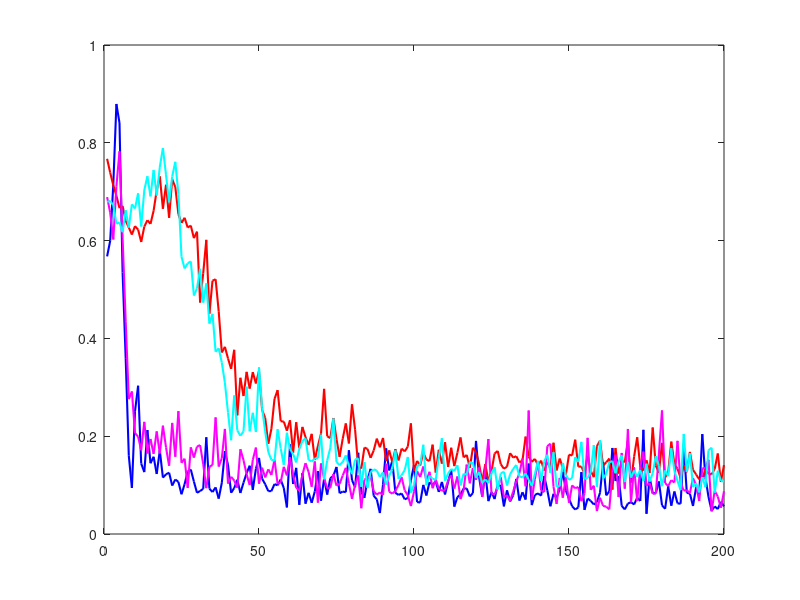

This chart was generated by the following MATLAB code: (Note: this script raises an error after producing the figure.)
clear all

% load data
load('chest_xray_loss_non_iid.mat')
% Baseline 1: CL
data_1 = chest_xray_loss_non_iid(:,1);
% Baseline 2: FL
data_2 = chest_xray_loss_non_iid(:,2);
% Sequential FedSL
data_3 = chest_xray_loss_non_iid(:,3);
% Parallel FedSL
data_4 = chest_xray_loss_non_iid(:,4);

% plot figure
figure

% draw curves with shadows
curve_1 = plot(data_1,'b-','Linewidth',1.5)
hold on
curve_2 = plot(data_2,'r-','Linewidth',1.5)
curve_3 = plot(data_3,'m-','Linewidth',1.5)
curve_4 = plot(data_4,'c-','Linewidth',1.5)

curve_1.Color(4) = 0.2;
curve_2.Color(4) = 0.2;
curve_3.Color(4) = 0.2;
curve_4.Color(4) = 0.2;

%%%%%%%%%%%%%%%%%%%%%%%%%%%%%

% draw mean curves
data_5 = average_data(data_1);
data_6 = average_data(data_2);
data_7 = average_data(data_3);
data_8 = average_data(data_4);

curve_5 = plot(data_5,'b-o','Linewidth',1.5,'MarkerIndices',[1 10 20 40 60 80 100])
hold on
curve_6 = plot(data_6,'r-v','Linewidth',1.5,'MarkerIndices',[1 10 20 40 60 80 100])
curve_7 = plot(data_7,'m-*','Linewidth',1.5,'MarkerIndices',[1 10 20 40 60 80 100])
curve_8 = plot(data_8,'c-s','Linewidth',1.5,'MarkerIndices',[1 10 20 40 60 80 100])

%%%%%%%%%%%%%%%%%%%%%%%%%%%%%

title('Chest X-Ray: Non-IID','FontWeight','normal')
xlabel('Training rounds')
ylabel('Training loss')
set(gca,'FontName','Times New Roman','FontSize',14);
legend_1 = legend([curve_5 curve_6 curve_7 curve_8], ...
                  'Baseline 1: CL',...
                  'Baseline 2: FL',...
                  'Sequential FedSL',...
                  'Parallel FedSL',...
                  'Location','best');
set(legend_1,'FontSize',14);
xlim([0 100])
% ylim([50 100])


function data_avg = average_data(x)
    K = 100;
    data_avg = zeros(K,1);
    for i = 1:K
        data_avg(i) = mean(x(i:i+3));
    end
end




